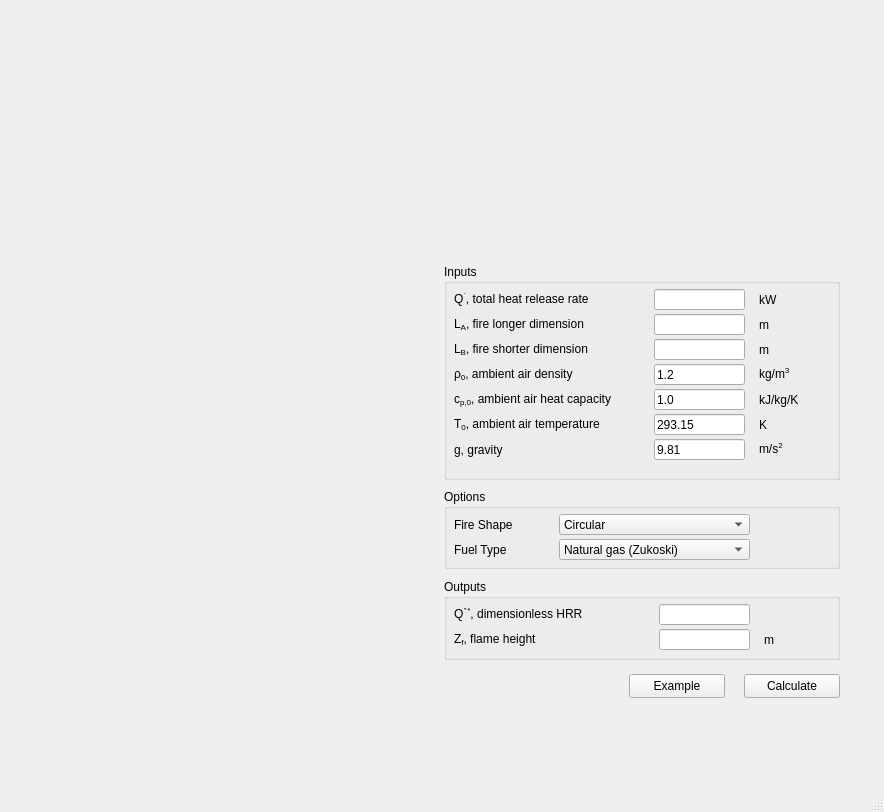
<?xml version="1.0" encoding="UTF-8"?>
<ui version="4.0">
 <class>MainWindow</class>
 <widget class="QMainWindow" name="MainWindow">
  <property name="geometry">
   <rect>
    <x>0</x>
    <y>0</y>
    <width>884</width>
    <height>812</height>
   </rect>
  </property>
  <property name="windowTitle">
   <string>MainWindow</string>
  </property>
  <widget class="QWidget" name="centralwidget">
   <layout class="QGridLayout" name="gridLayout">
    <item row="0" column="0">
     <layout class="QVBoxLayout" name="verticalLayout">
      <property name="leftMargin">
       <number>35</number>
      </property>
      <property name="topMargin">
       <number>35</number>
      </property>
      <property name="rightMargin">
       <number>35</number>
      </property>
      <property name="bottomMargin">
       <number>35</number>
      </property>
      <item>
       <widget class="QWidget" name="widget" native="true">
        <property name="minimumSize">
         <size>
          <width>796</width>
          <height>681</height>
         </size>
        </property>
        <property name="maximumSize">
         <size>
          <width>796</width>
          <height>681</height>
         </size>
        </property>
        <widget class="QPushButton" name="pushButton_calculate">
         <property name="geometry">
          <rect>
           <x>700</x>
           <y>620</y>
           <width>96</width>
           <height>24</height>
          </rect>
         </property>
         <property name="maximumSize">
          <size>
           <width>16777215</width>
           <height>16777215</height>
          </size>
         </property>
         <property name="toolTip">
          <string>Click (or press Enter) to calculate.</string>
         </property>
         <property name="statusTip">
          <string>Click (or press Enter) to calculate.</string>
         </property>
         <property name="text">
          <string>Calculate</string>
         </property>
        </widget>
        <widget class="QGroupBox" name="groupBox_inputs">
         <property name="geometry">
          <rect>
           <x>400</x>
           <y>210</y>
           <width>396</width>
           <height>216</height>
          </rect>
         </property>
         <property name="maximumSize">
          <size>
           <width>16777215</width>
           <height>16777215</height>
          </size>
         </property>
         <property name="title">
          <string>Inputs</string>
         </property>
         <widget class="QLabel" name="label_34">
          <property name="geometry">
           <rect>
            <x>315</x>
            <y>125</y>
            <width>51</width>
            <height>21</height>
           </rect>
          </property>
          <property name="minimumSize">
           <size>
            <width>0</width>
            <height>0</height>
           </size>
          </property>
          <property name="maximumSize">
           <size>
            <width>16777215</width>
            <height>16777215</height>
           </size>
          </property>
          <property name="text">
           <string>kJ/kg/K</string>
          </property>
         </widget>
         <widget class="QLabel" name="label_33">
          <property name="geometry">
           <rect>
            <x>315</x>
            <y>50</y>
            <width>51</width>
            <height>21</height>
           </rect>
          </property>
          <property name="minimumSize">
           <size>
            <width>0</width>
            <height>0</height>
           </size>
          </property>
          <property name="maximumSize">
           <size>
            <width>16777215</width>
            <height>16777215</height>
           </size>
          </property>
          <property name="text">
           <string>m</string>
          </property>
         </widget>
         <widget class="QLabel" name="label_Q_dot_or_Q_dot_l_unit">
          <property name="geometry">
           <rect>
            <x>315</x>
            <y>25</y>
            <width>55</width>
            <height>21</height>
           </rect>
          </property>
          <property name="minimumSize">
           <size>
            <width>0</width>
            <height>0</height>
           </size>
          </property>
          <property name="maximumSize">
           <size>
            <width>16777215</width>
            <height>16777215</height>
           </size>
          </property>
          <property name="text">
           <string>kW</string>
          </property>
         </widget>
         <widget class="QLineEdit" name="lineEdit_Q_dot_or_Q_dot_l">
          <property name="geometry">
           <rect>
            <x>210</x>
            <y>25</y>
            <width>91</width>
            <height>21</height>
           </rect>
          </property>
          <property name="sizePolicy">
           <sizepolicy hsizetype="Fixed" vsizetype="Fixed">
            <horstretch>0</horstretch>
            <verstretch>0</verstretch>
           </sizepolicy>
          </property>
          <property name="minimumSize">
           <size>
            <width>0</width>
            <height>0</height>
           </size>
          </property>
          <property name="maximumSize">
           <size>
            <width>16777215</width>
            <height>16777215</height>
           </size>
          </property>
          <property name="baseSize">
           <size>
            <width>0</width>
            <height>0</height>
           </size>
          </property>
          <property name="toolTip">
           <string>Positive float.</string>
          </property>
          <property name="statusTip">
           <string>Positive float.</string>
          </property>
         </widget>
         <widget class="QLineEdit" name="lineEdit_L_A_or_D">
          <property name="geometry">
           <rect>
            <x>210</x>
            <y>50</y>
            <width>91</width>
            <height>21</height>
           </rect>
          </property>
          <property name="sizePolicy">
           <sizepolicy hsizetype="Fixed" vsizetype="Fixed">
            <horstretch>0</horstretch>
            <verstretch>0</verstretch>
           </sizepolicy>
          </property>
          <property name="minimumSize">
           <size>
            <width>0</width>
            <height>0</height>
           </size>
          </property>
          <property name="maximumSize">
           <size>
            <width>16777215</width>
            <height>16777215</height>
           </size>
          </property>
          <property name="baseSize">
           <size>
            <width>0</width>
            <height>0</height>
           </size>
          </property>
          <property name="toolTip">
           <string>Positive float.</string>
          </property>
          <property name="statusTip">
           <string>Positive float.</string>
          </property>
         </widget>
         <widget class="QLineEdit" name="lineEdit_c_p_0">
          <property name="geometry">
           <rect>
            <x>210</x>
            <y>125</y>
            <width>91</width>
            <height>21</height>
           </rect>
          </property>
          <property name="sizePolicy">
           <sizepolicy hsizetype="Fixed" vsizetype="Fixed">
            <horstretch>0</horstretch>
            <verstretch>0</verstretch>
           </sizepolicy>
          </property>
          <property name="minimumSize">
           <size>
            <width>0</width>
            <height>0</height>
           </size>
          </property>
          <property name="maximumSize">
           <size>
            <width>16777215</width>
            <height>16777215</height>
           </size>
          </property>
          <property name="baseSize">
           <size>
            <width>0</width>
            <height>0</height>
           </size>
          </property>
          <property name="toolTip">
           <string>Positive float.</string>
          </property>
          <property name="statusTip">
           <string>Positive float.</string>
          </property>
          <property name="text">
           <string>1.0</string>
          </property>
         </widget>
         <widget class="QLabel" name="label_23">
          <property name="geometry">
           <rect>
            <x>10</x>
            <y>125</y>
            <width>181</width>
            <height>21</height>
           </rect>
          </property>
          <property name="sizePolicy">
           <sizepolicy hsizetype="Fixed" vsizetype="Fixed">
            <horstretch>0</horstretch>
            <verstretch>0</verstretch>
           </sizepolicy>
          </property>
          <property name="minimumSize">
           <size>
            <width>0</width>
            <height>0</height>
           </size>
          </property>
          <property name="maximumSize">
           <size>
            <width>16777215</width>
            <height>16777215</height>
           </size>
          </property>
          <property name="toolTip">
           <string>Ambient are thermal capacity.</string>
          </property>
          <property name="statusTip">
           <string>Ambient are thermal capacity.</string>
          </property>
          <property name="text">
           <string>&lt;html&gt;&lt;head/&gt;&lt;body&gt;&lt;p&gt;c&lt;span style=&quot; vertical-align:sub;&quot;&gt;p,0&lt;/span&gt;, ambient air heat capacity&lt;/p&gt;&lt;/body&gt;&lt;/html&gt;</string>
          </property>
         </widget>
         <widget class="QLabel" name="label_L_A_or_D">
          <property name="geometry">
           <rect>
            <x>10</x>
            <y>50</y>
            <width>181</width>
            <height>21</height>
           </rect>
          </property>
          <property name="sizePolicy">
           <sizepolicy hsizetype="Fixed" vsizetype="Fixed">
            <horstretch>0</horstretch>
            <verstretch>0</verstretch>
           </sizepolicy>
          </property>
          <property name="minimumSize">
           <size>
            <width>0</width>
            <height>0</height>
           </size>
          </property>
          <property name="maximumSize">
           <size>
            <width>16777215</width>
            <height>16777215</height>
           </size>
          </property>
          <property name="toolTip">
           <string>Fire dimension 1.</string>
          </property>
          <property name="statusTip">
           <string>Fire dimension 1.</string>
          </property>
          <property name="text">
           <string>&lt;html&gt;&lt;head/&gt;&lt;body&gt;&lt;p&gt;L&lt;span style=&quot; vertical-align:sub;&quot;&gt;A&lt;/span&gt;, fire longer dimension&lt;/p&gt;&lt;/body&gt;&lt;/html&gt;</string>
          </property>
         </widget>
         <widget class="QLabel" name="label_Q_dot_or_Q_dot_l">
          <property name="geometry">
           <rect>
            <x>10</x>
            <y>25</y>
            <width>181</width>
            <height>21</height>
           </rect>
          </property>
          <property name="minimumSize">
           <size>
            <width>0</width>
            <height>0</height>
           </size>
          </property>
          <property name="maximumSize">
           <size>
            <width>16777215</width>
            <height>16777215</height>
           </size>
          </property>
          <property name="toolTip">
           <string>Fire total heat release rate.</string>
          </property>
          <property name="statusTip">
           <string>Fire total heat release rate.</string>
          </property>
          <property name="text">
           <string>&lt;html&gt;&lt;head/&gt;&lt;body&gt;&lt;p&gt;Q&lt;span style=&quot; vertical-align:super;&quot;&gt;`&lt;/span&gt;, total heat release rate&lt;/p&gt;&lt;/body&gt;&lt;/html&gt;</string>
          </property>
         </widget>
         <widget class="QLabel" name="label_35">
          <property name="geometry">
           <rect>
            <x>10</x>
            <y>100</y>
            <width>181</width>
            <height>21</height>
           </rect>
          </property>
          <property name="minimumSize">
           <size>
            <width>0</width>
            <height>0</height>
           </size>
          </property>
          <property name="maximumSize">
           <size>
            <width>16777215</width>
            <height>16777215</height>
           </size>
          </property>
          <property name="toolTip">
           <string>Ambient air density.</string>
          </property>
          <property name="statusTip">
           <string>Ambient air density.</string>
          </property>
          <property name="text">
           <string>&lt;html&gt;&lt;head/&gt;&lt;body&gt;&lt;p&gt;ρ&lt;span style=&quot; vertical-align:sub;&quot;&gt;0&lt;/span&gt;, ambient air density&lt;/p&gt;&lt;/body&gt;&lt;/html&gt;</string>
          </property>
         </widget>
         <widget class="QLineEdit" name="lineEdit_rho_0">
          <property name="geometry">
           <rect>
            <x>210</x>
            <y>100</y>
            <width>91</width>
            <height>21</height>
           </rect>
          </property>
          <property name="sizePolicy">
           <sizepolicy hsizetype="Fixed" vsizetype="Fixed">
            <horstretch>0</horstretch>
            <verstretch>0</verstretch>
           </sizepolicy>
          </property>
          <property name="minimumSize">
           <size>
            <width>0</width>
            <height>0</height>
           </size>
          </property>
          <property name="maximumSize">
           <size>
            <width>16777215</width>
            <height>16777215</height>
           </size>
          </property>
          <property name="baseSize">
           <size>
            <width>0</width>
            <height>0</height>
           </size>
          </property>
          <property name="toolTip">
           <string>Positive float.</string>
          </property>
          <property name="statusTip">
           <string>Positive float.</string>
          </property>
          <property name="text">
           <string>1.2</string>
          </property>
         </widget>
         <widget class="QLabel" name="label_37">
          <property name="geometry">
           <rect>
            <x>315</x>
            <y>100</y>
            <width>51</width>
            <height>21</height>
           </rect>
          </property>
          <property name="minimumSize">
           <size>
            <width>0</width>
            <height>0</height>
           </size>
          </property>
          <property name="maximumSize">
           <size>
            <width>16777215</width>
            <height>16777215</height>
           </size>
          </property>
          <property name="text">
           <string>kg/m&lt;sup&gt;3&lt;sup&gt;</string>
          </property>
         </widget>
         <widget class="QLineEdit" name="lineEdit_g">
          <property name="geometry">
           <rect>
            <x>210</x>
            <y>175</y>
            <width>91</width>
            <height>21</height>
           </rect>
          </property>
          <property name="sizePolicy">
           <sizepolicy hsizetype="Fixed" vsizetype="Fixed">
            <horstretch>0</horstretch>
            <verstretch>0</verstretch>
           </sizepolicy>
          </property>
          <property name="minimumSize">
           <size>
            <width>0</width>
            <height>0</height>
           </size>
          </property>
          <property name="maximumSize">
           <size>
            <width>16777215</width>
            <height>16777215</height>
           </size>
          </property>
          <property name="baseSize">
           <size>
            <width>0</width>
            <height>0</height>
           </size>
          </property>
          <property name="toolTip">
           <string>Positive float.</string>
          </property>
          <property name="statusTip">
           <string>Positive float.</string>
          </property>
          <property name="text">
           <string>9.81</string>
          </property>
         </widget>
         <widget class="QLabel" name="label_unit_S_or_UA_2">
          <property name="geometry">
           <rect>
            <x>315</x>
            <y>175</y>
            <width>51</width>
            <height>21</height>
           </rect>
          </property>
          <property name="minimumSize">
           <size>
            <width>0</width>
            <height>0</height>
           </size>
          </property>
          <property name="maximumSize">
           <size>
            <width>16777215</width>
            <height>16777215</height>
           </size>
          </property>
          <property name="text">
           <string>m/s&lt;sup&gt;2&lt;sup&gt;</string>
          </property>
         </widget>
         <widget class="QLabel" name="label_28">
          <property name="geometry">
           <rect>
            <x>10</x>
            <y>175</y>
            <width>181</width>
            <height>21</height>
           </rect>
          </property>
          <property name="sizePolicy">
           <sizepolicy hsizetype="Fixed" vsizetype="Fixed">
            <horstretch>0</horstretch>
            <verstretch>0</verstretch>
           </sizepolicy>
          </property>
          <property name="minimumSize">
           <size>
            <width>0</width>
            <height>0</height>
           </size>
          </property>
          <property name="maximumSize">
           <size>
            <width>16777215</width>
            <height>16777215</height>
           </size>
          </property>
          <property name="toolTip">
           <string>Gravity.</string>
          </property>
          <property name="statusTip">
           <string>Gravity.</string>
          </property>
          <property name="text">
           <string>g, gravity</string>
          </property>
         </widget>
         <widget class="QLabel" name="label_L_B">
          <property name="geometry">
           <rect>
            <x>10</x>
            <y>75</y>
            <width>181</width>
            <height>21</height>
           </rect>
          </property>
          <property name="minimumSize">
           <size>
            <width>0</width>
            <height>0</height>
           </size>
          </property>
          <property name="maximumSize">
           <size>
            <width>16777215</width>
            <height>16777215</height>
           </size>
          </property>
          <property name="toolTip">
           <string>Fire dimension 2.</string>
          </property>
          <property name="statusTip">
           <string>Fire dimension 2.</string>
          </property>
          <property name="text">
           <string>&lt;html&gt;&lt;head/&gt;&lt;body&gt;&lt;p&gt;L&lt;span style=&quot; vertical-align:sub;&quot;&gt;B&lt;/span&gt;, fire shorter dimension&lt;/p&gt;&lt;/body&gt;&lt;/html&gt;</string>
          </property>
         </widget>
         <widget class="QLabel" name="label_L_B_unit">
          <property name="geometry">
           <rect>
            <x>315</x>
            <y>75</y>
            <width>51</width>
            <height>21</height>
           </rect>
          </property>
          <property name="minimumSize">
           <size>
            <width>0</width>
            <height>0</height>
           </size>
          </property>
          <property name="maximumSize">
           <size>
            <width>16777215</width>
            <height>16777215</height>
           </size>
          </property>
          <property name="text">
           <string>m</string>
          </property>
         </widget>
         <widget class="QLineEdit" name="lineEdit_L_B">
          <property name="geometry">
           <rect>
            <x>210</x>
            <y>75</y>
            <width>91</width>
            <height>21</height>
           </rect>
          </property>
          <property name="sizePolicy">
           <sizepolicy hsizetype="Fixed" vsizetype="Fixed">
            <horstretch>0</horstretch>
            <verstretch>0</verstretch>
           </sizepolicy>
          </property>
          <property name="minimumSize">
           <size>
            <width>0</width>
            <height>0</height>
           </size>
          </property>
          <property name="maximumSize">
           <size>
            <width>16777215</width>
            <height>16777215</height>
           </size>
          </property>
          <property name="baseSize">
           <size>
            <width>0</width>
            <height>0</height>
           </size>
          </property>
          <property name="toolTip">
           <string>Positive float.</string>
          </property>
          <property name="statusTip">
           <string>Positive float.</string>
          </property>
         </widget>
         <widget class="QLabel" name="label_unit_S_or_UA">
          <property name="geometry">
           <rect>
            <x>315</x>
            <y>150</y>
            <width>51</width>
            <height>21</height>
           </rect>
          </property>
          <property name="minimumSize">
           <size>
            <width>0</width>
            <height>0</height>
           </size>
          </property>
          <property name="maximumSize">
           <size>
            <width>16777215</width>
            <height>16777215</height>
           </size>
          </property>
          <property name="text">
           <string>K</string>
          </property>
         </widget>
         <widget class="QLineEdit" name="lineEdit_T_0">
          <property name="geometry">
           <rect>
            <x>210</x>
            <y>150</y>
            <width>91</width>
            <height>21</height>
           </rect>
          </property>
          <property name="sizePolicy">
           <sizepolicy hsizetype="Fixed" vsizetype="Fixed">
            <horstretch>0</horstretch>
            <verstretch>0</verstretch>
           </sizepolicy>
          </property>
          <property name="minimumSize">
           <size>
            <width>0</width>
            <height>0</height>
           </size>
          </property>
          <property name="maximumSize">
           <size>
            <width>16777215</width>
            <height>16777215</height>
           </size>
          </property>
          <property name="baseSize">
           <size>
            <width>0</width>
            <height>0</height>
           </size>
          </property>
          <property name="toolTip">
           <string>Positive float.</string>
          </property>
          <property name="statusTip">
           <string>Positive float.</string>
          </property>
          <property name="text">
           <string>293.15</string>
          </property>
         </widget>
         <widget class="QLabel" name="label_27">
          <property name="geometry">
           <rect>
            <x>10</x>
            <y>150</y>
            <width>181</width>
            <height>21</height>
           </rect>
          </property>
          <property name="sizePolicy">
           <sizepolicy hsizetype="Fixed" vsizetype="Fixed">
            <horstretch>0</horstretch>
            <verstretch>0</verstretch>
           </sizepolicy>
          </property>
          <property name="minimumSize">
           <size>
            <width>0</width>
            <height>0</height>
           </size>
          </property>
          <property name="maximumSize">
           <size>
            <width>16777215</width>
            <height>16777215</height>
           </size>
          </property>
          <property name="toolTip">
           <string>Ambient air temperature.</string>
          </property>
          <property name="statusTip">
           <string>Ambient air temperature.</string>
          </property>
          <property name="text">
           <string>&lt;html&gt;&lt;head/&gt;&lt;body&gt;&lt;p&gt;T&lt;span style=&quot; vertical-align:sub;&quot;&gt;0&lt;/span&gt;, ambient air temperature&lt;/p&gt;&lt;/body&gt;&lt;/html&gt;</string>
          </property>
         </widget>
        </widget>
        <widget class="QGroupBox" name="groupBox_options">
         <property name="geometry">
          <rect>
           <x>400</x>
           <y>435</y>
           <width>396</width>
           <height>80</height>
          </rect>
         </property>
         <property name="maximumSize">
          <size>
           <width>16777215</width>
           <height>16777215</height>
          </size>
         </property>
         <property name="title">
          <string>Options</string>
         </property>
         <widget class="QComboBox" name="comboBox_fire_shape">
          <property name="geometry">
           <rect>
            <x>115</x>
            <y>25</y>
            <width>191</width>
            <height>21</height>
           </rect>
          </property>
          <property name="sizePolicy">
           <sizepolicy hsizetype="Preferred" vsizetype="Preferred">
            <horstretch>0</horstretch>
            <verstretch>0</verstretch>
           </sizepolicy>
          </property>
          <property name="minimumSize">
           <size>
            <width>0</width>
            <height>0</height>
           </size>
          </property>
          <property name="maximumSize">
           <size>
            <width>16777215</width>
            <height>16777215</height>
           </size>
          </property>
          <item>
           <property name="text">
            <string>Circular</string>
           </property>
          </item>
          <item>
           <property name="text">
            <string>Rectangular</string>
           </property>
          </item>
          <item>
           <property name="text">
            <string>Line</string>
           </property>
          </item>
         </widget>
         <widget class="QLabel" name="label_29">
          <property name="geometry">
           <rect>
            <x>10</x>
            <y>25</y>
            <width>91</width>
            <height>21</height>
           </rect>
          </property>
          <property name="sizePolicy">
           <sizepolicy hsizetype="Fixed" vsizetype="Fixed">
            <horstretch>0</horstretch>
            <verstretch>0</verstretch>
           </sizepolicy>
          </property>
          <property name="minimumSize">
           <size>
            <width>0</width>
            <height>0</height>
           </size>
          </property>
          <property name="maximumSize">
           <size>
            <width>16777215</width>
            <height>16777215</height>
           </size>
          </property>
          <property name="toolTip">
           <string>Fire shape.</string>
          </property>
          <property name="statusTip">
           <string>Fire shape.</string>
          </property>
          <property name="text">
           <string>Fire Shape</string>
          </property>
         </widget>
         <widget class="QComboBox" name="comboBox_fuel_type">
          <property name="geometry">
           <rect>
            <x>115</x>
            <y>50</y>
            <width>191</width>
            <height>21</height>
           </rect>
          </property>
          <property name="sizePolicy">
           <sizepolicy hsizetype="Preferred" vsizetype="Preferred">
            <horstretch>0</horstretch>
            <verstretch>0</verstretch>
           </sizepolicy>
          </property>
          <property name="minimumSize">
           <size>
            <width>0</width>
            <height>0</height>
           </size>
          </property>
          <property name="maximumSize">
           <size>
            <width>16777215</width>
            <height>16777215</height>
           </size>
          </property>
          <item>
           <property name="text">
            <string>Natural gas (Zukoski)</string>
           </property>
          </item>
          <item>
           <property name="text">
            <string>Wood cribs (Thomas)</string>
           </property>
          </item>
          <item>
           <property name="text">
            <string>Gas, liquids and solids (Heskestad)</string>
           </property>
          </item>
         </widget>
         <widget class="QLabel" name="label_24">
          <property name="geometry">
           <rect>
            <x>10</x>
            <y>50</y>
            <width>91</width>
            <height>21</height>
           </rect>
          </property>
          <property name="sizePolicy">
           <sizepolicy hsizetype="Fixed" vsizetype="Fixed">
            <horstretch>0</horstretch>
            <verstretch>0</verstretch>
           </sizepolicy>
          </property>
          <property name="minimumSize">
           <size>
            <width>0</width>
            <height>0</height>
           </size>
          </property>
          <property name="maximumSize">
           <size>
            <width>16777215</width>
            <height>16777215</height>
           </size>
          </property>
          <property name="toolTip">
           <string>Fuel type, this dictates the correlation that will be used for the calculation.</string>
          </property>
          <property name="statusTip">
           <string>Fuel type, this dictates the correlation that will be used for the calculation.</string>
          </property>
          <property name="text">
           <string>Fuel Type</string>
          </property>
         </widget>
        </widget>
        <widget class="QPushButton" name="pushButton_test">
         <property name="geometry">
          <rect>
           <x>585</x>
           <y>620</y>
           <width>96</width>
           <height>24</height>
          </rect>
         </property>
         <property name="maximumSize">
          <size>
           <width>16777215</width>
           <height>16777215</height>
          </size>
         </property>
         <property name="toolTip">
          <string>Click to generate example input parameters.</string>
         </property>
         <property name="statusTip">
          <string>Click to generate example input parameters.</string>
         </property>
         <property name="text">
          <string>Example</string>
         </property>
        </widget>
        <widget class="QLabel" name="label_image_figure">
         <property name="geometry">
          <rect>
           <x>25</x>
           <y>0</y>
           <width>342</width>
           <height>284</height>
          </rect>
         </property>
         <property name="text">
          <string/>
         </property>
         <property name="pixmap">
          <pixmap>../../../../../../../Library/Mobile Documents/6LVTQB9699~com~seriflabs~affinitydesigner/Documents/FSEUTIL/png/0602_figure_342_284.png</pixmap>
         </property>
        </widget>
        <widget class="QLabel" name="label_image_context">
         <property name="geometry">
          <rect>
           <x>0</x>
           <y>0</y>
           <width>796</width>
           <height>681</height>
          </rect>
         </property>
         <property name="minimumSize">
          <size>
           <width>796</width>
           <height>681</height>
          </size>
         </property>
         <property name="maximumSize">
          <size>
           <width>796</width>
           <height>681</height>
          </size>
         </property>
         <property name="text">
          <string/>
         </property>
         <property name="pixmap">
          <pixmap>../../../../../../../Library/Mobile Documents/6LVTQB9699~com~seriflabs~affinitydesigner/Documents/FSEUTIL/png/0602_context_794_681.png</pixmap>
         </property>
        </widget>
        <widget class="QGroupBox" name="groupBox_outputs">
         <property name="geometry">
          <rect>
           <x>400</x>
           <y>525</y>
           <width>396</width>
           <height>81</height>
          </rect>
         </property>
         <property name="maximumSize">
          <size>
           <width>16777215</width>
           <height>16777215</height>
          </size>
         </property>
         <property name="title">
          <string>Outputs</string>
         </property>
         <widget class="QLineEdit" name="lineEdit_out_Q_dot_star">
          <property name="geometry">
           <rect>
            <x>215</x>
            <y>25</y>
            <width>91</width>
            <height>21</height>
           </rect>
          </property>
          <property name="sizePolicy">
           <sizepolicy hsizetype="Fixed" vsizetype="Fixed">
            <horstretch>0</horstretch>
            <verstretch>0</verstretch>
           </sizepolicy>
          </property>
          <property name="minimumSize">
           <size>
            <width>0</width>
            <height>0</height>
           </size>
          </property>
          <property name="maximumSize">
           <size>
            <width>16777215</width>
            <height>16777215</height>
           </size>
          </property>
          <property name="toolTip">
           <string>Solved dimensionless heat release rate. Double click to select the value.</string>
          </property>
          <property name="statusTip">
           <string>Solved dimensionless heat release rate. Double click to select the value.</string>
          </property>
         </widget>
         <widget class="QLineEdit" name="lineEdit_out_Z_f">
          <property name="geometry">
           <rect>
            <x>215</x>
            <y>50</y>
            <width>91</width>
            <height>21</height>
           </rect>
          </property>
          <property name="sizePolicy">
           <sizepolicy hsizetype="Fixed" vsizetype="Fixed">
            <horstretch>0</horstretch>
            <verstretch>0</verstretch>
           </sizepolicy>
          </property>
          <property name="minimumSize">
           <size>
            <width>0</width>
            <height>0</height>
           </size>
          </property>
          <property name="maximumSize">
           <size>
            <width>16777215</width>
            <height>16777215</height>
           </size>
          </property>
          <property name="toolTip">
           <string>Solved flame height. Double click to select the value.</string>
          </property>
          <property name="statusTip">
           <string>Solved flame height. Double click to select the value.</string>
          </property>
         </widget>
         <widget class="QLabel" name="label_out_Q_dot_star">
          <property name="geometry">
           <rect>
            <x>10</x>
            <y>25</y>
            <width>181</width>
            <height>21</height>
           </rect>
          </property>
          <property name="sizePolicy">
           <sizepolicy hsizetype="Fixed" vsizetype="Fixed">
            <horstretch>0</horstretch>
            <verstretch>0</verstretch>
           </sizepolicy>
          </property>
          <property name="minimumSize">
           <size>
            <width>40</width>
            <height>0</height>
           </size>
          </property>
          <property name="maximumSize">
           <size>
            <width>16777215</width>
            <height>16777215</height>
           </size>
          </property>
          <property name="toolTip">
           <string>Solved dimensionless heat release rate.</string>
          </property>
          <property name="statusTip">
           <string>Solved dimensionless heat release rate.</string>
          </property>
          <property name="text">
           <string>&lt;html&gt;&lt;head/&gt;&lt;body&gt;&lt;p&gt;Q`&lt;span style=&quot; vertical-align:super;&quot;&gt;*&lt;/span&gt;, dimensionless HRR&lt;/p&gt;&lt;/body&gt;&lt;/html&gt;</string>
          </property>
         </widget>
         <widget class="QLabel" name="label_out_Z_f">
          <property name="geometry">
           <rect>
            <x>10</x>
            <y>50</y>
            <width>181</width>
            <height>21</height>
           </rect>
          </property>
          <property name="sizePolicy">
           <sizepolicy hsizetype="Fixed" vsizetype="Fixed">
            <horstretch>0</horstretch>
            <verstretch>0</verstretch>
           </sizepolicy>
          </property>
          <property name="minimumSize">
           <size>
            <width>20</width>
            <height>0</height>
           </size>
          </property>
          <property name="maximumSize">
           <size>
            <width>16777215</width>
            <height>16777215</height>
           </size>
          </property>
          <property name="toolTip">
           <string>Solved flame height.</string>
          </property>
          <property name="statusTip">
           <string>Solved flame height.</string>
          </property>
          <property name="text">
           <string>&lt;html&gt;&lt;head/&gt;&lt;body&gt;&lt;p&gt;Z&lt;span style=&quot; vertical-align:sub;&quot;&gt;f&lt;/span&gt;, flame height&lt;/p&gt;&lt;/body&gt;&lt;/html&gt;</string>
          </property>
         </widget>
         <widget class="QLabel" name="label_out_Z_f_unit">
          <property name="geometry">
           <rect>
            <x>320</x>
            <y>50</y>
            <width>51</width>
            <height>21</height>
           </rect>
          </property>
          <property name="maximumSize">
           <size>
            <width>16777215</width>
            <height>16777215</height>
           </size>
          </property>
          <property name="text">
           <string>m</string>
          </property>
         </widget>
        </widget>
        <zorder>label_image_context</zorder>
        <zorder>pushButton_calculate</zorder>
        <zorder>groupBox_inputs</zorder>
        <zorder>groupBox_options</zorder>
        <zorder>pushButton_test</zorder>
        <zorder>label_image_figure</zorder>
        <zorder>groupBox_outputs</zorder>
       </widget>
      </item>
     </layout>
    </item>
   </layout>
  </widget>
  <widget class="QMenuBar" name="menubar">
   <property name="geometry">
    <rect>
     <x>0</x>
     <y>0</y>
     <width>884</width>
     <height>22</height>
    </rect>
   </property>
  </widget>
  <widget class="QStatusBar" name="statusbar"/>
 </widget>
 <tabstops>
  <tabstop>lineEdit_Q_dot_or_Q_dot_l</tabstop>
  <tabstop>lineEdit_L_A_or_D</tabstop>
  <tabstop>lineEdit_L_B</tabstop>
  <tabstop>lineEdit_rho_0</tabstop>
  <tabstop>lineEdit_c_p_0</tabstop>
  <tabstop>lineEdit_T_0</tabstop>
  <tabstop>lineEdit_g</tabstop>
  <tabstop>comboBox_fire_shape</tabstop>
  <tabstop>comboBox_fuel_type</tabstop>
  <tabstop>pushButton_calculate</tabstop>
  <tabstop>lineEdit_out_Q_dot_star</tabstop>
  <tabstop>lineEdit_out_Z_f</tabstop>
  <tabstop>pushButton_test</tabstop>
 </tabstops>
 <resources/>
 <connections/>
</ui>
